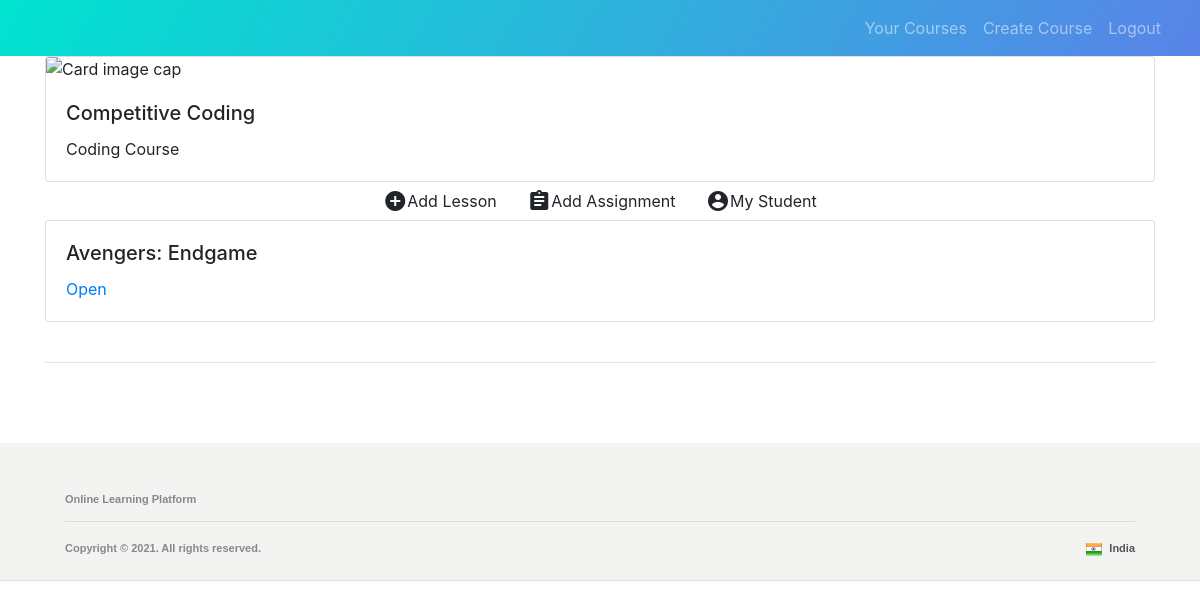
The app's page /teacher/course/2/ (signed in), older data.
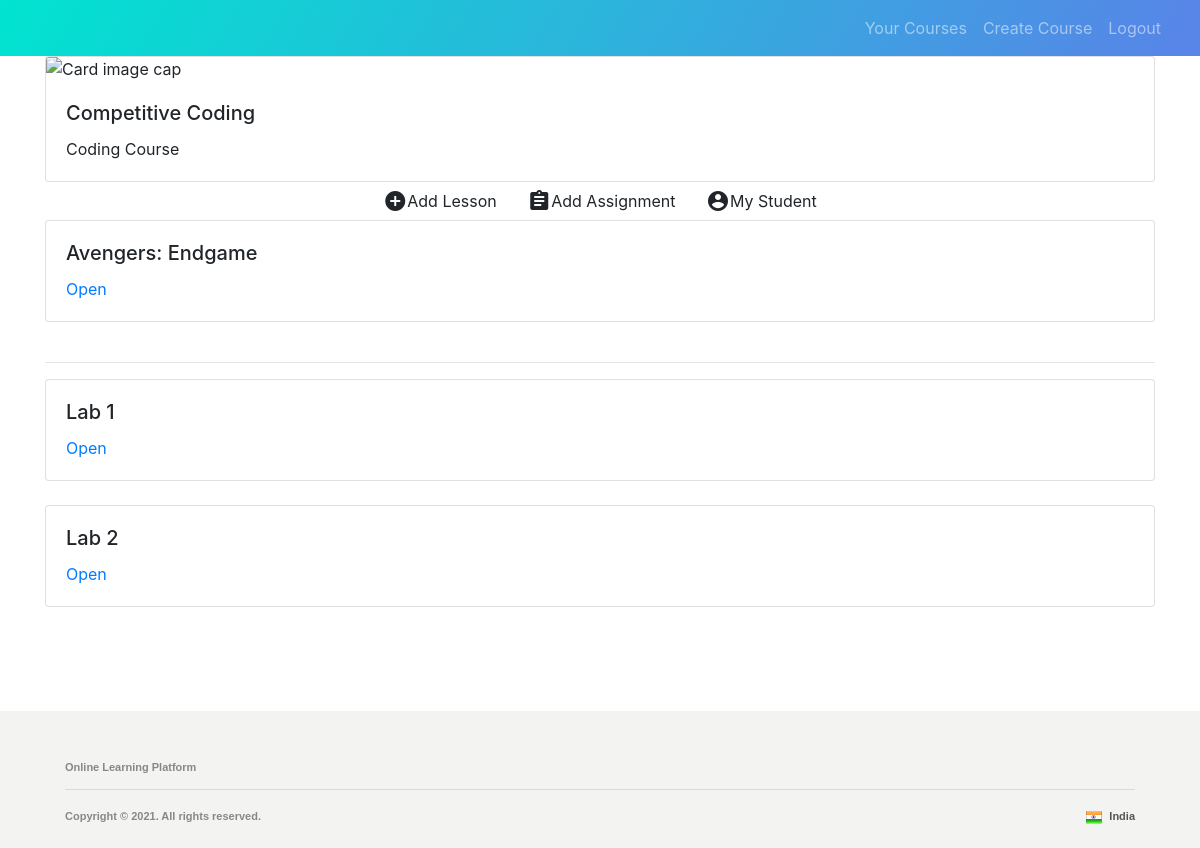
The same page, newer data.
### accounts/models.py (models this page shows, shortened)
class Lesson(models.Model):
    course = models.ForeignKey(Course, on_delete=models.CASCADE, null=False)
    title = models.CharField(max_length=200, null=False)
    content = models.CharField(max_length=100000, null=False)
    videoPath = models.CharField(max_length=200, null=False, default="")

class Assignment(models.Model):
    course = models.ForeignKey(Course, on_delete=models.CASCADE, null=False)
    title = models.CharField(max_length=200, null=False)
    content = models.CharField(max_length=200, null=False)

### teacher/decorators.py (the view)
        def wrapper_func(request, *args, **kwargs):
            group = None
            if request.user.groups.exists():
                group = request.user.groups.all()[0].name
            if group in allowed_roles:
                return view_func(request, *args, **kwargs)
            else:
                return HttpResponse('You are not authorized to view this page')

### teacher/views.py (called while the page is built)
def validator(request, courseid):
    course = Course.objects.filter(id=courseid)
    if course is None or course.count() == 0:
        return False, HttpResponseNotFound('<h1>Page not found</h1>')
    course = course[0]
    if course.created_by.username != request.user.username:
        return False, HttpResponse('You are not authorized to view this page')
    return True, course

@login_required(login_url='/accounts/login')
@allowed_users(allowed_roles=['teacher'])
def getCourseDetail(request, courseid):
    valid, response = validator(request, courseid)
    if not valid:
        return response
    course = response
    lessons = course.lesson_set.all()
    assignment = course.assignment_set.all()
    return render(request, 'teacher/coursedetail.html',
                  context={'course': course, 'lessons': lessons, 'assignment': assignment})

### teacher/templates/teacher/coursedetail.html
{% extends 'teacher/main.html' %}
{% load static %}
{% block content %}
    <div class="container">
        <div class="card" style="width: 100%;">
            <img class="card-img-top"
                 src="https://www.gstatic.com/classroom/themes/img_backtoschool.jpg"
                 alt="Card image cap">
            <div class="card-body">
                <h5 class="card-title">{{ course.title }}</h5>
                <p class="card-text">
                    {{ course.description }}
                </p>
            </div>
        </div>
        <div class="text-center">
            <a class="btn" href="/teacher/course/{{ course.id }}/add/lesson/"><span class="material-icons"
                                                                                    style="vertical-align: -6px;">add_circle</span>Add
                Lesson</a>
            <a class="btn" href="/teacher/course/{{ course.id }}/add/assignment/"><span class="material-icons"
                                                                                        style="vertical-align: -6px;">assignment</span>Add
                Assignment</a>
            <a class="btn" href="/teacher/course/{{ course.id }}/students"><span class="material-icons"
                                                                                        style="vertical-align: -6px;">account_circle</span>My Student</a>
        </div>
        {% for i in lessons %}
            <div class="card" style="width: 100%;">
                <div class="card-body">
                    <h5 class="card-title">{{ i.title }}</h5>
                    <a href="/teacher/course/{{ course.id }}/lesson/{{ i.id }}">Open</a>
                </div>
            </div>
            <br/>
        {% endfor %}
        <hr/>
        {% for i in assignment %}
            <div class="card" style="width: 100%;">
                <div class="card-body">
                    <h5 class="card-title">{{ i.title }}</h5>
                    <a href="/teacher/course/{{ course.id }}/assignment/{{ i.id }}">Open</a>
                </div>
            </div>
            <br/>
        {% endfor %}
    </div>
{% endblock %}

Row changes from the older to the newer data that the page shows:
added Assignment: title "Lab 1"
added Assignment: title "Lab 2"
